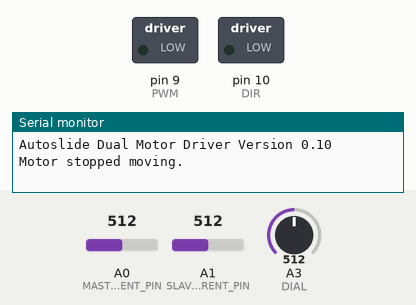
Recording of a sketch running on a simulated Arduino Uno, built with avr-gcc and run on an emulated ATmega328P. On the bench: switched loads named in the sketch (green lamp = pin HIGH), the last lines printed to the serial monitor. The test bench sets the inputs (shaded band); at power-on: A0 (MASTER_CURRENT_PIN) = 512, A1 (SLAVE_CURRENT_PIN) = 512, A3 (DIAL) = 512.

Above: at 1.3 s.
1.4 s: A0 (MASTER_CURRENT_PIN) set to 491
At 2.0 s:
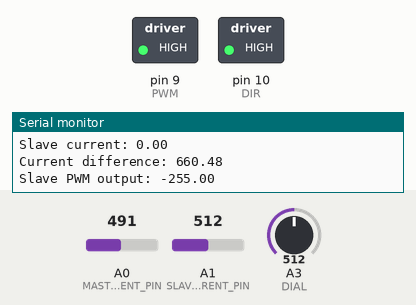
3.0 s: A1 (SLAVE_CURRENT_PIN) set to 490
At 3.56 s:
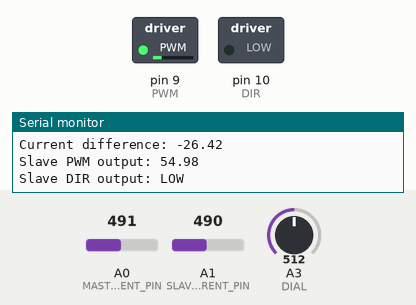
At 5.1 s:
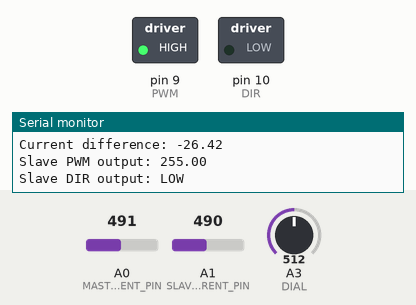
6.0 s: A0 (MASTER_CURRENT_PIN) set to 716
9.0 s: A1 (SLAVE_CURRENT_PIN) set to 716
At 11.93 s:
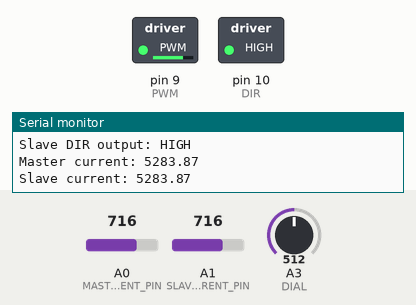
12.0 s: A1 (SLAVE_CURRENT_PIN) set to 900
13.5 s: A0 (MASTER_CURRENT_PIN) set to 0
Timing chart, 0 to 16.0 s (numbered marks = the images above; inputs shaded):
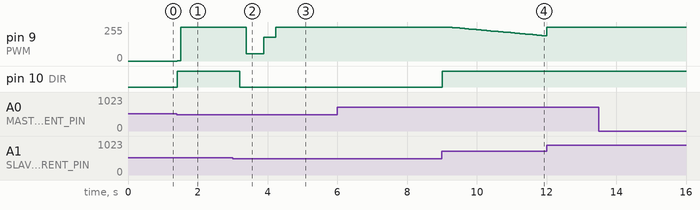

The sketch:

DMM_0.10.ino
```cpp
/*
   AUTOSLIDE DUAL MOTOR MODULE
   Designed by Austen Brandon Lee, 2025
   Meant for replicating current using ATM3.9B from one motor to another motor.

   Circuit Diagram Overview
   ========================

  ---------------------------

  Update Log:
  - 06/13/25: V0.01 - Adapted from old voltage emulator module. Monitors current and distributes load between two motors
  - 11/07/25: V0.05 - Tweaked PID to decrease oscillations in belt caused by master-slave current difference. Increased d and slightly increased filtering.
  - 11/11/25: V0.06 - Added PD_Alpha to linearly adjust P and D for different load. Future improvement can be adjusting this with physical dial.
  - 11/20/25: V0.07 - Added analog dial to A3 to allow manual tuning of PD_ALPHA without needing to reflash.
  - 12/16/25: V0.10 - Set minimum PWM to 0 to prevent backwards runaway PWM. Tested with prototype PCBs.
*/

#define VERSION_NUMBER 0.1

#include <avr/wdt.h>
#include <Wire.h>

// SETTINGS

#define MASTER_SLAVE_SHARING 50         // PERCENT. Percentage of total load taken by master. 50 means 50% (equally shared). DO NOT SET TO 0. Smaller values mean slave does more.

#define RAW_CURRENT_DEADZONE 50         // mA. Zero out current readings below this level.
#define CURRENT_FILTERING_ALPHA 0.05    // Smoothing factor (0 = heavy smoothing, 1 = no smoothing)
#define FILTERED_CURRENT_DEADZONE 20    // mA. Zero out filtered current readings below this level.

#define MAX_CURRENT_MA 5000             // mA. The max current magnitude in the master motor. May be constrained by the INA219 somewhat
#define MIN_EFFECTIVE_PWM 0            // The minimum PWM given to the slave motor during movement

// PID Gains (These are crucial and will need tuning!)
// Start with Ki=0, Kd=0. Tune Kp first. Increase Kp until response is good but not oscillating.
// Then increase Ki slowly to eliminate steady-state error. Then increase Kd slowly to dampen oscillations.
float PD_ALPHA = 1.0;		  			 // Linear adjustment for P and D based on variable load tests - set lower for lower drag (e.g. 0.5)
float Kp_current = 0.35;      // Proportional Gain
#define Ki_current 0.001      			 // Integral Gain
float Kd_current = 0.0155;    // Derivative Gain (start at 0, add if needed for stability)

// SETTINGS

// PINS
#define PWM 9     // PWM output
#define DIR 10    // DIR output
#define MASTER_CURRENT_PIN A0
#define SLAVE_CURRENT_PIN A1
#define DIAL A3
// PINS

// ACS712 SETUPS
#define ACS_ZERO 516            // ACS712 zero-current raw ADC value (adjust based on calibration)
#define ACS_SENSITIVITY 0.185   // V/A for ACS712-5A version (adjust if using 20A or 30A)
#define ADC_TO_VOLT 5.0 / 1023.0
// ACS712 SETUPS

// Filtered values
float filtered_Master_Current = 0.0;
float filtered_Slave_Current = 0.0;
// Filtered values

// Status variables
bool isMoving = false;
bool currentDirection = true;

// PID Controller state variables
float integral_sum = 0.0;
float previous_current_error = 0.0;
unsigned long last_loop_time_ms = 0;  // To calculate DeltaTime for PID
float MAX_INTEGRAL_SUM = 500.0; // Anti-windup for integral term (prevents integral_sum from growing too large)
float previous_d_term = 0;
float d_term_alpha = 0.175;


void setup() {
	pinMode(PWM, OUTPUT);
	pinMode(DIR, OUTPUT);

  // Set Timer1 (pins 9 & 10) to ~31.4 kHz PWM by using no prescaling (prescaler = 1); this is to avoid whine noise
  TCCR1B = TCCR1B & 0b11111000 | 0x01;

	Serial.begin(9600);
  Wire.begin();
  Serial.print("Autoslide Dual Motor Driver Version "); Serial.println(VERSION_NUMBER);

  delay(100); // To give time for everything to settle

  last_loop_time_ms = millis();
  wdt_enable(WDTO_2S); // Start watchdog, dat dog, dat diggity dog
}

bool wasMoving, oldDirection; // Just used for output debugging
float current_pwm = 0.0; // Tracks last applied PWM
unsigned long lastPrintTime = 0; // Output debugging only

void loop() {
  wdt_reset(); // Reset watchdog

  // For use in PID loop
  unsigned long current_time_ms = millis();
  float delta_time_sec = (current_time_ms - last_loop_time_ms) / 1000.0; // Convert ms to seconds
  delta_time_sec = constrain(delta_time_sec, 0.001, 0.1); // Clamp to avoid large values if stalled
  last_loop_time_ms = current_time_ms;
  PD_ALPHA = (0.95 * PD_ALPHA) + (0.05 * ((analogRead(DIAL) * 1.15 / 1024.0) + 0.05));
  //Serial.println(PD_ALPHA);

  // Get current readings
  float raw_Master_Current = readCurrent(MASTER_CURRENT_PIN);
  raw_Master_Current = ( (abs(raw_Master_Current) < RAW_CURRENT_DEADZONE) ? 0 : raw_Master_Current);
  filtered_Master_Current = CURRENT_FILTERING_ALPHA * raw_Master_Current + (1 - CURRENT_FILTERING_ALPHA) * filtered_Master_Current;
  filtered_Master_Current = ( (abs(filtered_Master_Current) < FILTERED_CURRENT_DEADZONE) ? 0 : filtered_Master_Current);

  float raw_Slave_Current = readCurrent(SLAVE_CURRENT_PIN);
  raw_Slave_Current = ( (abs(raw_Slave_Current) < RAW_CURRENT_DEADZONE) ? 0 : raw_Slave_Current);
  filtered_Slave_Current = CURRENT_FILTERING_ALPHA * raw_Slave_Current + (1 - CURRENT_FILTERING_ALPHA) * filtered_Slave_Current;
  filtered_Slave_Current = ( (abs(filtered_Slave_Current) < FILTERED_CURRENT_DEADZONE) ? 0 : filtered_Slave_Current);

  // Update status variables
  isMoving = abs(filtered_Master_Current) > 0; // False means not moving, true means moving
  if (isMoving) currentDirection = filtered_Master_Current > 0;

  // Output status updates
  if (isMoving != wasMoving || currentDirection != oldDirection) {
    if (isMoving) {
      Serial.print("Motor is moving "); Serial.println(currentDirection ? "forward." : "backward.");
    } else {
      Serial.println("Motor stopped moving.");
    }
    if (currentDirection != oldDirection && isMoving) {
      analogWrite(PWM, 0);     // Briefly stop PWM
      delay(5);  // Allow DIR pin to settle
    }
    wasMoving = isMoving;
    oldDirection = currentDirection;
  }

  // --- STOP / PID RESET LOGIC ---
  // This critical block runs if the master motor is considered stopped.
  if (!isMoving) {
      analogWrite(PWM, 0); // Stop slave motor
      digitalWrite(DIR, LOW); // Set DIR to a default safe state (e.g., LOW)

      // Reset PID state to prevent integral windup or "jump" when motor restarts. This ensures a smooth start from zero for the slave.
      integral_sum = 0.0;
      previous_current_error = 0.0;
      previous_d_term = 0.0;
      current_pwm = 0;
      last_loop_time_ms = millis(); // Reset time for next calculation (prevents large delta_time_sec)
      return; // Exit loop early; no further calculations needed if not moving
  }

  // Calculate PID error
  // If master takes X%, slave takes (100-X)% of total load. So we want the slave's current to match that ratio.
  float target_Slave_Current = filtered_Master_Current * ( (100.0-MASTER_SLAVE_SHARING) / MASTER_SLAVE_SHARING );
  float current_error = target_Slave_Current - filtered_Slave_Current;

  // Proportional Term
  float p_term = Kp_current*PD_ALPHA * current_error;

  // Integral Term (with anti-windup)
  integral_sum = integral_sum + current_error * delta_time_sec;
  integral_sum = constrain(integral_sum, -MAX_INTEGRAL_SUM, MAX_INTEGRAL_SUM); // Anti-windup
  float i_term = Ki_current * integral_sum;

  // Derivative Term
  float raw_d_term = Kd_current*PD_ALPHA * (current_error - previous_current_error) / delta_time_sec;
  previous_d_term = previous_d_term * (1 - d_term_alpha) + raw_d_term * d_term_alpha;
  float d_term = previous_d_term;
  previous_current_error = current_error;

  // Calculate PID output (this is a change in PWM duty cycle)
  float current_delta = p_term + i_term + d_term; // in mA, this is the difference needed. Can be positive or negative

  // Convert to PWM
  float clamped_delta = constrain(current_delta, -MAX_CURRENT_MA, MAX_CURRENT_MA);
  float pwm_delta = (clamped_delta / MAX_CURRENT_MA) * 255.0f;

  current_pwm += pwm_delta; // Apply the delta
  current_pwm = constrain(current_pwm, -255, 255);

  // Enforce minimum effective PWM (in either direction)
  if (current_pwm > 0 && current_pwm < MIN_EFFECTIVE_PWM) {
    current_pwm = MIN_EFFECTIVE_PWM;
  } else if (current_pwm < 0 && current_pwm > -MIN_EFFECTIVE_PWM) {
    current_pwm = -MIN_EFFECTIVE_PWM;
  }

  // Set DIR based on sign of PWM
  digitalWrite(DIR, current_pwm >= 0 ? LOW : HIGH);

  // Write the absolute PWM value
  analogWrite(PWM, (int)abs(current_pwm));

  // OUTPUT DEBUGGING SECTION
  if (current_time_ms - lastPrintTime >= 500) {
    Serial.print("Master current: "); Serial.println(filtered_Master_Current);
    Serial.print("Slave current: "); Serial.println(filtered_Slave_Current);
    Serial.print("Current difference: "); Serial.println(filtered_Slave_Current - filtered_Master_Current);
    Serial.print("Slave PWM output: "); Serial.println(current_pwm);
    Serial.print("Slave DIR output: "); Serial.println(current_pwm >= 0 ? "LOW" : "HIGH");

    lastPrintTime = current_time_ms;
  }

}

// Reads ACS712 sensor and returns current in mA
float readCurrent(int pin) {
  int raw = analogRead(pin);
  float voltage = raw * ADC_TO_VOLT;
  float deltaV = voltage - (ACS_ZERO * ADC_TO_VOLT);
  float currentA = deltaV / ACS_SENSITIVITY;
  return currentA * 1000.0;
}
```

Measured:
- the behaviour switches between 501 and 500 on A0 (MASTER_CURRENT_PIN) (found by bisection; images 0 and 1)
- after the input at 1.4 s, pin 9 (PWM): 0/255 → 3/255 at once, → 255/255 0.10 s later; pin 10 (DIR): LOW → HIGH at once
- after the input at 3.0 s, pin 9 (PWM): 255/255 → 54/255 after 0.40 s, → 177/255 0.50 s later, → 255/255 0.34 s later; pin 10 (DIR): HIGH → LOW after 0.21 s
- after the input at 9.0 s, pin 9 (PWM): moves from 255/255 to 190/255 over 2.8 s, starting after 0.16 s; pin 10 (DIR): LOW → HIGH at once
